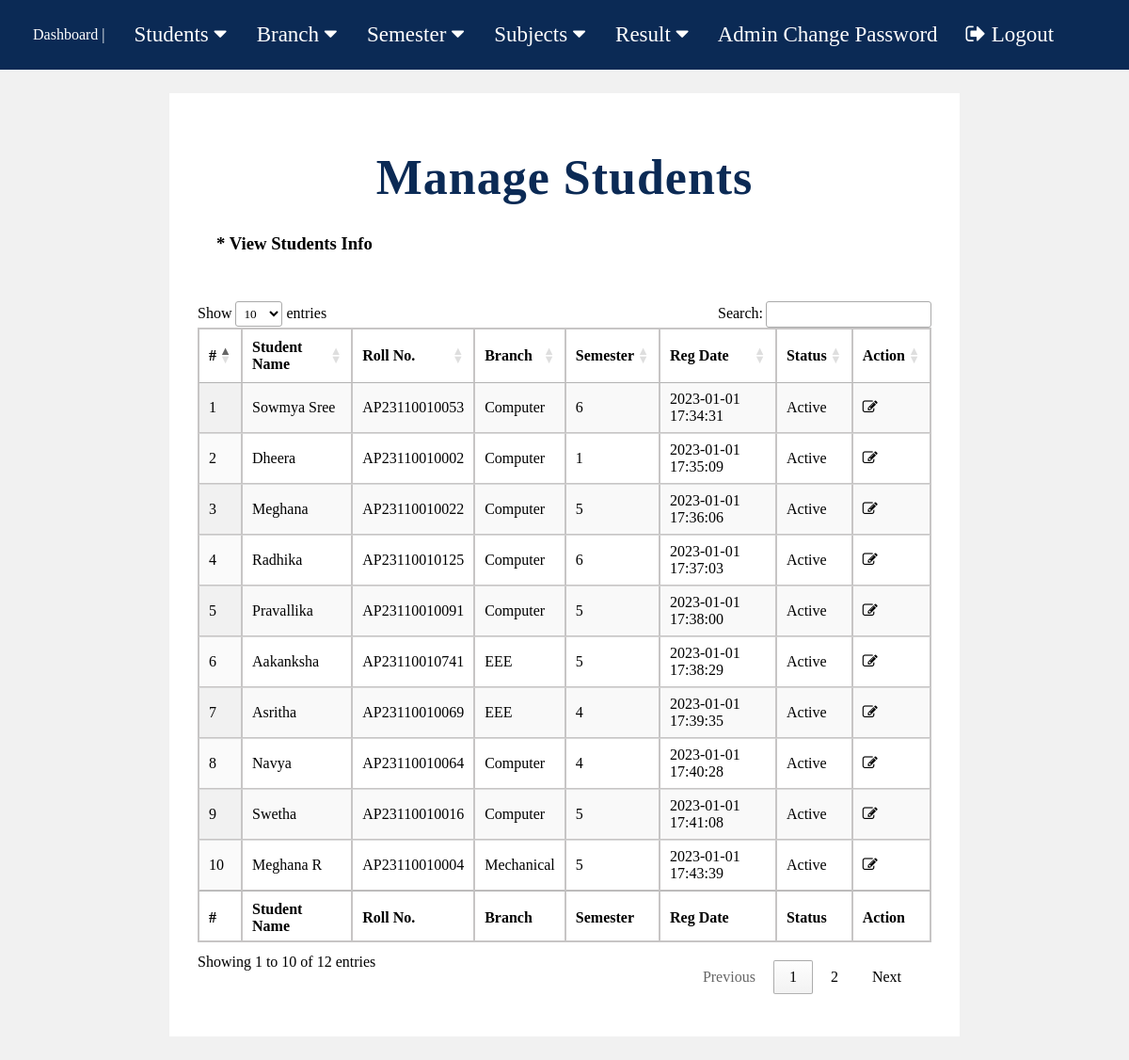
The page /manage-students.php (signed in) on the database its author committed.
### tables this page shows
CREATE TABLE `student` (
  `reg_id` int(255) NOT NULL,
  `Name` varchar(200) NOT NULL,
  `Roll_No` varchar(160) NOT NULL,
  `Email` varchar(100) NOT NULL,
  `Gender` varchar(50) NOT NULL,
  `DOB` varchar(100) NOT NULL,
  `branch_id` int(100) NOT NULL,
  `sem_id` int(8) NOT NULL,
  `Reg_date` timestamp NOT NULL DEFAULT current_timestamp(),
  `status` int(1) NOT NULL
);

CREATE TABLE `branch` (
  `branch_id` int(50) NOT NULL,
  `branch` varchar(100) NOT NULL
);

CREATE TABLE `semester` (
  `sem_id` int(9) NOT NULL,
  `semester` int(100) NOT NULL
);

### manage-students.php (the view, shortened to what this page needs)
<?php
include "includes/connection.php";
?>
<!DOCTYPE html>
<html lang="en">
<head>
    <link rel="stylesheet" type="text/css" href="css/fp1.css?version=51">
	<link rel="stylesheet" href=
"https://cdn.datatables.net/1.10.22/css/jquery.dataTables.min.css" />
</head>
<body>
    <?php include "nav.php";?>
    <div class="m2">
        <h1 style="text-align:center;">Manage Students</h1>
        <h3 style="margin : 20px; margin-bottom:50px">* View Students Info</h3>
        <table id="tableID" class="display">
            <thead  >
                <tr >
                    <th >#</th>
                    <th>Student Name</th>
                    <th>Roll No.</th>
                    <th>Branch</th>
                    <th>Semester</th>
                    <th>Reg Date</th>
                    <th>Status</th>
                    <th>Action</th>
                </tr>
            </thead>
            <tfoot>
                <tr>
                    <th>#</th>
                    <th>Student Name</th>
                    <th>Roll No.</th>
                    <th>Branch</th>
                    <th>Semester</th>
                    <th>Reg Date</th>
                    <th>Status</th>
                    <th>Action</th>
                </tr>
            </tfoot>
            <tbody>
<?php
$sql = "SELECT student.Name, student.Roll_No, student.Reg_date, student.status, student.reg_id, branch.branch, semester.semester from student join branch on student.branch_id = branch.branch_id join semester on student.sem_id = semester.sem_id ";
$result = mysqli_query($conn, $sql);
$c = 1;
$num = mysqli_num_rows($result);
if($num > 0){
    while($row = mysqli_fetch_assoc($result)){
        ?>
        <tr>
            <td><?php echo $c;?></td>
            <td><?php echo $row['Name'];?></td>
            <td><?php echo $row['Roll_No'];?></td>
            <td><?php echo $row['branch'];?></td>
            <td><?php echo $row['semester'];?></td>
            <td><?php echo $row['Reg_date'];?></td>
            <td><?php if($row['status'] == 1){
                echo "Active";
            }
            else{
                echo "Blocked";
            };?></td>
            <td><a href="edit-student.php?stid=<?php echo $row['reg_id'];?>"><i class="fa fa-edit" title="Edit Record"></i> </a></td>
        </tr>
        <?php
        $c++;
    }
}
?>
            </tbody>
        </table>
    </div>
</body>
</html>

### nav.php (shortened to what this page needs)
    <!DOCTYPE html>
<html>
<head>
<link rel="stylesheet" href="https://cdnjs.cloudflare.com/ajax/libs/font-awesome/4.7.0/css/font-awesome.min.css">
<link rel="stylesheet" href="css/nav.css?v=2">
</head>
<body>
<div class="navbar">
  <a href="dashboard.php">Dashboard | </a>
  <div class="dropdown">
    <button class="dropbtn">Students
      <i class="fa fa-caret-down"></i>
    </button>
  </div>
  <div class="dropdown">
    <button class="dropbtn">Branch
      <i class="fa fa-caret-down"></i>
    </button>
  </div>
  <div class="dropdown">
    <button class="dropbtn">Semester
      <i class="fa fa-caret-down"></i>
    </button>
  </div>
  <div class="dropdown">
    <button class="dropbtn">Subjects
      <i class="fa fa-caret-down"></i>
    </button>
  </div>
  <div class="dropdown">
    <button class="dropbtn">Result
      <i class="fa fa-caret-down"></i>
    </button>
  </div>
  <a href="change-password.php"style="font-size : 23px" >Admin Change Password </a>
  <a href="logout.php"style="font-size : 23px; float:right; margin-right : 10px" ><i class="fa fa-sign-out"></i> Logout </a>
</div>
</body>
</html>

### css/fp1.css (style rules this page uses)
body { background-color: rgb(241, 241, 241); margin: 0; }
table { border: 1px solid rgb(199, 197, 197); margin: auto auto; border-collapse: collapse; width: 95%; margin-bottom: 50px; }
th, td { border-collapse: collapse; padding: 8px; text-align: left; border: 1px solid rgb(199, 197, 197); border-collapse: collapse; }
th { text-align: left; }
a { text-decoration: none; color: black; }
.m2 { background-color:White; border: 30px solid white; margin : 25px auto; width: 65%; }

### css/nav.css (style rules this page uses)
* { font-family: 'Times New Roman', Times, serif; }
.navbar { display: flex; align-items: center; background-color: #0b2a55; padding: 10px 20px; }
.navbar a { color: white; padding: 0 15px; text-decoration: none; line-height: 1.5; }
.dropdown { float: left; overflow: hidden; }
.dropdown .dropbtn { font-size: 23px; border: none; outline: none; color: white; padding: 14px 16px; background-color: inherit; margin: 0; }
h1, .dashboard-heading { font-size: 52px; font-weight: 800; text-align: center; margin: 30px 0; color: #0b2a55; letter-spacing: 1px; }

### rows shown on the page
student: Name "Sowmya Sree", Roll_No "AP23110010053", branch.branch "Computer", sem.semester "6", Reg_date "2023-01-01 17:34:31", status "Active"
student: Name "Dheera", Roll_No "AP23110010002", branch.branch "Computer", sem.semester "1", Reg_date "2023-01-01 17:35:09", status "Active"
student: Name "Meghana", Roll_No "AP23110010022", branch.branch "Computer", sem.semester "5", Reg_date "2023-01-01 17:36:06", status "Active"
student: Name "Radhika", Roll_No "AP23110010125", branch.branch "Computer", sem.semester "6", Reg_date "2023-01-01 17:37:03", status "Active"
student: Name "Pravallika", Roll_No "AP23110010091", branch.branch "Computer", sem.semester "5", Reg_date "2023-01-01 17:38:00", status "Active"
student: Name "Aakanksha", Roll_No "AP23110010741", branch.branch "EEE", sem.semester "5", Reg_date "2023-01-01 17:38:29", status "Active"
student: Name "Asritha", Roll_No "AP23110010069", branch.branch "EEE", sem.semester "4", Reg_date "2023-01-01 17:39:35", status "Active"
student: Name "Navya", Roll_No "AP23110010064", branch.branch "Computer", sem.semester "4", Reg_date "2023-01-01 17:40:28", status "Active"
student: Name "Swetha", Roll_No "AP23110010016", branch.branch "Computer", sem.semester "5", Reg_date "2023-01-01 17:41:08", status "Active"
student: Name "Meghana R", Roll_No "AP23110010004", branch.branch "Mechanical", sem.semester "5", Reg_date "2023-01-01 17:43:39", status "Active"
